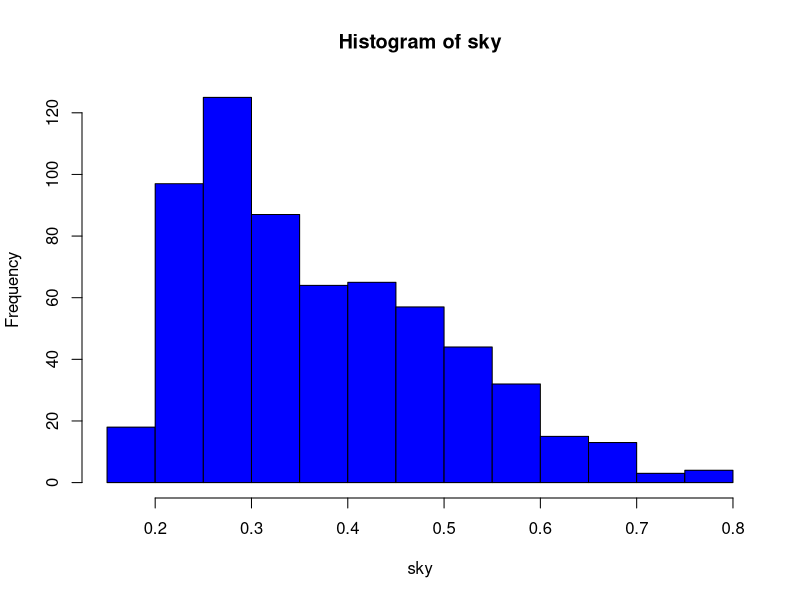
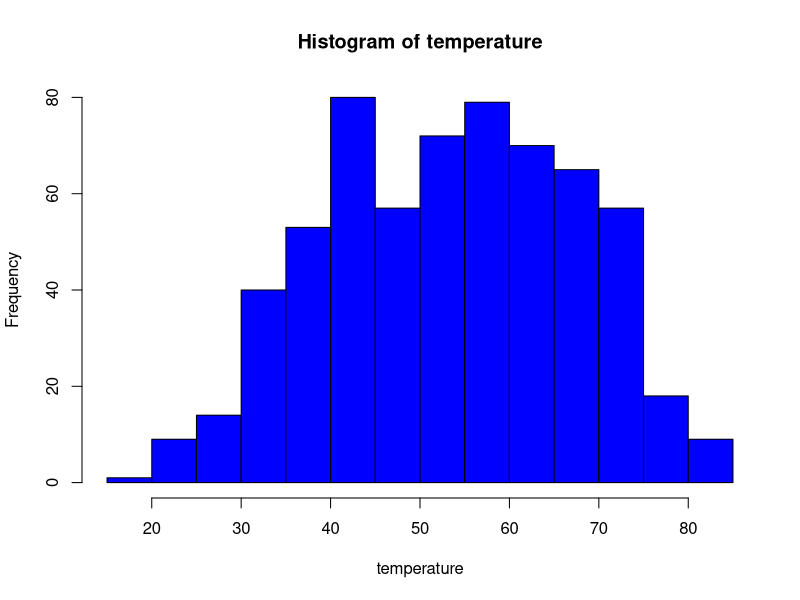
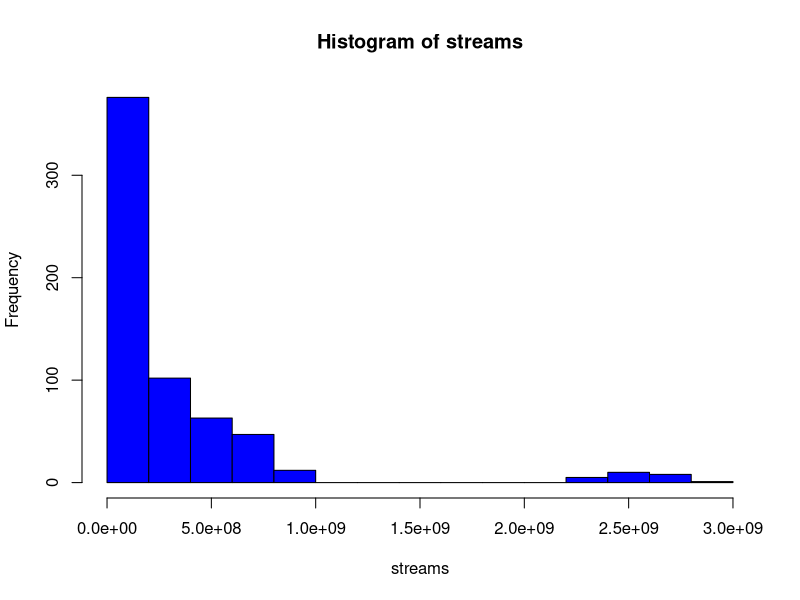
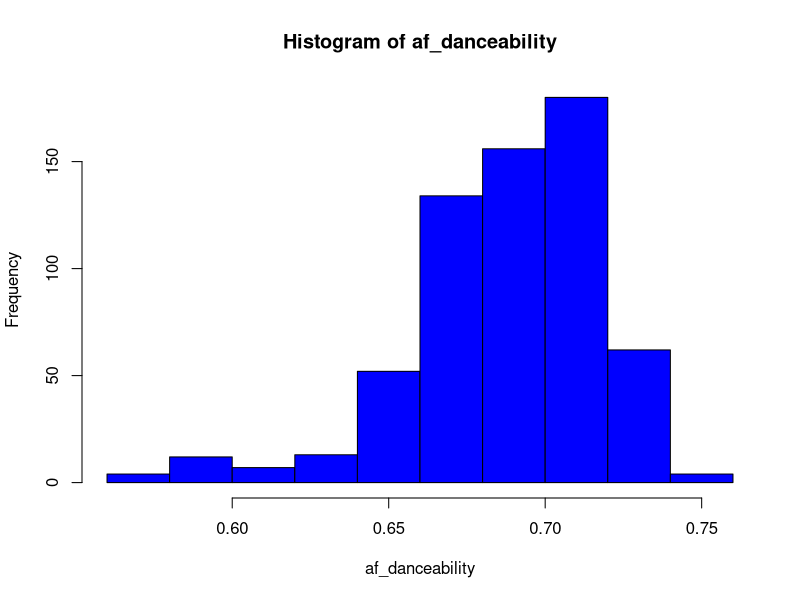
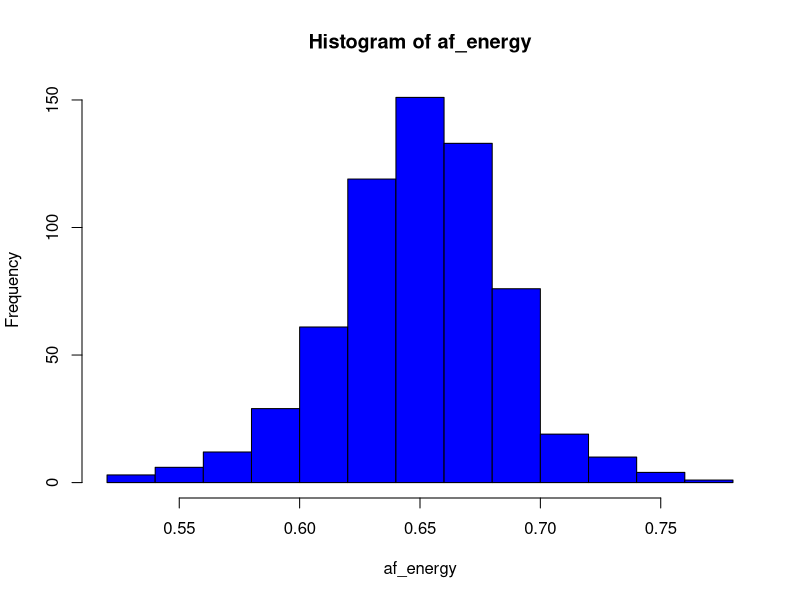
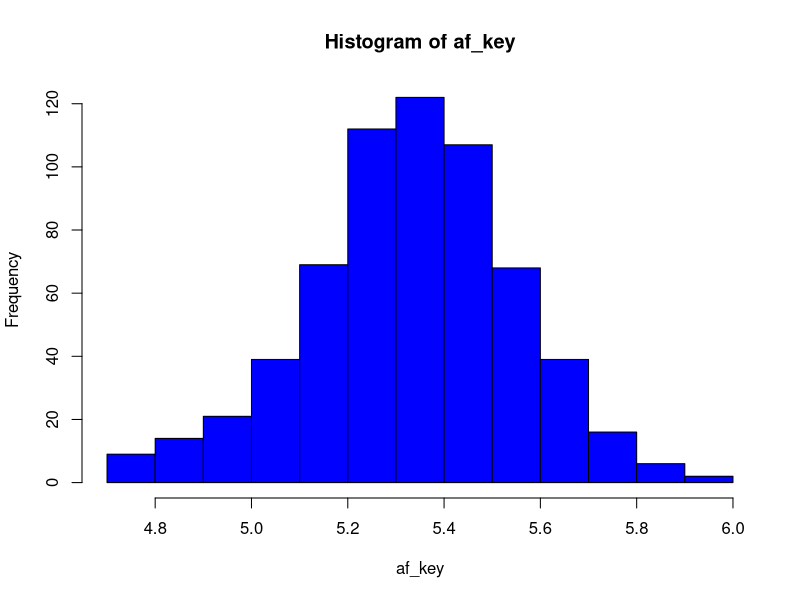
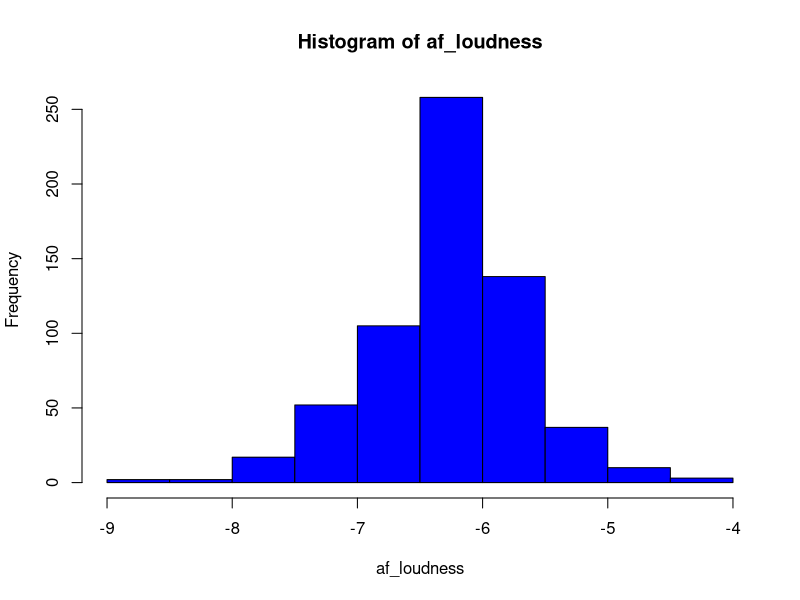
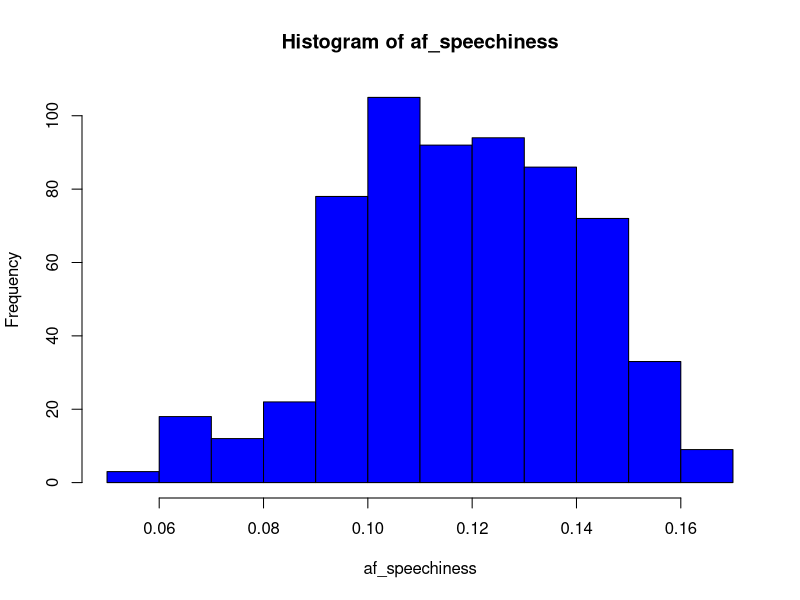

R code for these plots, in order:
## ---- chunk 1
knitr::opts_chunk$set(echo = TRUE)
## ---- chunk 2
# Libraries
if (!require(dplyr)) {install.packages("dplyr"); library(dplyr)}
if (!require(ggplot2)) {install.packages("ggplot2"); library(ggplot2)}
if (!require(plm)) {install.packages("plm"); library(plm)}
if (!require(zoo)) {install.packages("zoo"); library(zoo)}
if (!require(lmtest)) {install.packages("lmtest"); library(lmtest)}
## ---- chunk 3
# Read the data
data <- read.csv(file = "preprocessed_data.csv")
data <- data %>% select(-X)

# Check the structure
str(data)
## ---- chunk 4
# Summary statistics
data %>%
  select(-c(year_month, time)) %>%
  group_by(country) %>%
  summarize(mean_sky = mean(sky), 
            mean_temperature = mean(temperature),
            sum_streams = sum(streams)) %>%
  arrange(desc(sum_streams))
## ---- chunk 5
# Check the distribution of variables

# Write a function "plot_histogram" to plot the distribution of every numeric variable

plot_histograms <- function(data) {
  
  numeric_cols <- sapply(data, is.numeric)
  data_numeric <- data[, numeric_cols] %>% select(-c('time', 'year_month'))
  
  for (col in colnames(data_numeric)) {
    hist(data_numeric[[col]], main = paste("Histogram of", col), xlab = col, ylab = "Frequency", col = "blue", border = "black")
  }
}


plot_histograms(data)
## ---- chunk 6
# Feature engineering

# Apply log(x + 1) transformation for variables with highly non symmetric distribution
par(mfrow = c(1,2))
hist(log1p(data$streams), main = "Histogram of variable log_streams", col = "blue", border = "black")
hist(data$streams, main = "Histogram of variable streams", col = "blue", border = "black")
par(mfrow = c(1,1))

data$log_streams <- log1p(data$streams)

par(mfrow = c(1,2))
hist(data$af_acousticness, main = "Histogram of variable log_af_acousticness",
     col = "tomato", border = "black")
hist(log1p(data$af_acousticness), main = "Histogram of variable af_acousticness",
     col = "tomato", border = "black")
par(mfrow = c(1,1))

data$log_af_acousticness <- log1p(data$af_acousticness)
## ---- chunk 7
# Modelling

# Fixed Effects Model
model.fixed <- plm(af_valence ~ sky + temperature + log_streams + 
                     af_danceability + af_energy + af_key + 
                     af_loudness + af_speechiness + af_acousticness + 
                     af_tempo, data = data, index = c("country", "year_month"),
                   model = "within")

summary(model.fixed)
## ---- chunk 8
# Random Effects Model
model.random <- plm(af_valence ~ sky + temperature + log_streams + 
                     af_danceability + af_energy + af_key + 
                     af_loudness + af_speechiness + af_acousticness + 
                     af_tempo, data = data, index = c("country", "year_month"),
                   model = "random")

summary(model.random)
## ---- chunk 9
# Pooled Regression Model
model.OLS <- lm(af_valence ~ sky + temperature + log_streams + 
                     af_danceability + af_energy + af_key + 
                     af_loudness + af_speechiness + af_acousticness + 
                     af_tempo, data = data)

summary(model.OLS)
## ---- chunk 10
# Select between Fixed Effects and Random Effects model

# Hausman test
phtest(model.fixed, model.random)
# p-value < 5% (significance level alpha), we reject null hypothesis in favor
# of alternative hypothesis - Cov(u,X) != 0 - only Fixed Effects Model is appropriate
## ---- chunk 11
# Test for poolability
pFtest(model.fixed, model.OLS)
# p-value < 5% (significance level alpha), we reject null hypothesis
# in favor of alternative hypothesis - fixed effects model is more appropriate
## ---- chunk 12
# Test for correlation (Breusch-Godfrey test)
pbgtest(model.fixed)
# p-value < 5% (significance level alpha), we reject null hypothesis
# in favor of alternative hypothbesis - serial correlation exists in 
# indiosyncratic errors
## ---- chunk 13
# Test for heteroscedasticity (Breusch-Pagan test)
bptest(af_valence ~ sky + temperature + log_streams + 
                  af_danceability + af_energy + af_key + 
                  af_loudness + af_speechiness + af_acousticness + 
                  af_tempo, 
       data = data,
       studentize = T)
# p-value < 5% (significance level alpha), we reject null hypothesis
# in favor of alternative hypothesis - errors in the model are heteroscedastic

## ---- chunk 14
# Apply robust standard errors to obtain unbiased estimations
final_model <- coeftest(model.fixed, vcov. = vcovHC(model.fixed, 
                                     method = "white1",
                                     type = "HC0",
                                     cluster = "group"))

final_model
